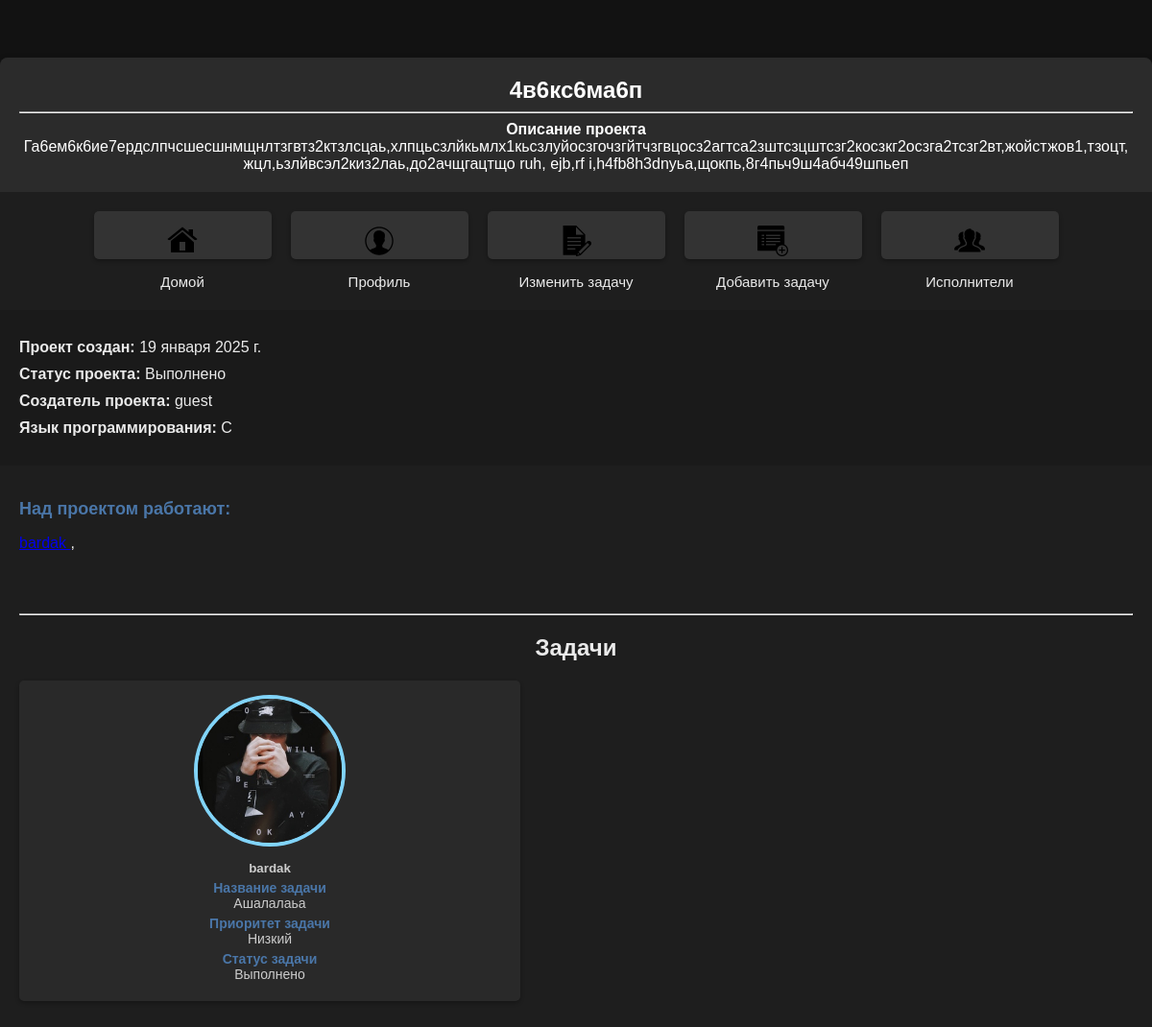
Screenshot of /info_project/14/ (signed in) with the database file from the repository.
### scp/models.py (models this page shows, shortened)
class Project(models.Model):
    title = models.CharField(max_length=100, verbose_name='Название проекта')
    description = models.TextField(verbose_name='Описание проекта')
    code = models.TextField(verbose_name="Код",blank=True, null=True)
    language = models.CharField(max_length=50, choices=Language.LANGUAGE_CHOICES, verbose_name='Язык программирования',default='Не указан')
    status = models.CharField(max_length=50,choices=Status.STATUS_CHOICES, verbose_name="Статус",default='Ожидает')
    owner = models.ForeignKey(User, on_delete=models.CASCADE,related_name='p_owner')
    participants = models.ManyToManyField(User, blank=True, related_name='p_participants')
    created_at = models.DateField(auto_now_add=True)
    complexity = models.CharField(max_length=100 ,choices=Status.PRIORITY_CHOICES, verbose_name="Сложность", default='Не указан')

class Task(models.Model):
    title = models.CharField(max_length=100, null=False, verbose_name="Название задачи")
    description = models.TextField(verbose_name="Описание задачи")
    creator = models.ForeignKey(User, on_delete=models.CASCADE, related_name='t_creator')
    project = models.ForeignKey(Project, on_delete=models.CASCADE, related_name='t_project')
    assignee = models.ForeignKey(User, on_delete=models.CASCADE, blank = True,null=True,related_name='t_assignee')
    priority = models.CharField(max_length=50, choices=Status.PRIORITY_CHOICES,verbose_name="Статус",default='Не указан')
    status = models.CharField(max_length=50,choices=Status.STATUS_CHOICES, verbose_name="Cтатус",default='Ожидает')
    created_at = models.DateField(auto_now_add=True)

class Profile(models.Model):
    puser = models.OneToOneField(User, on_delete=models.CASCADE, related_name='profile', unique=True)
    bio = models.TextField(blank=True, null=True)
    avatar = models.ImageField(upload_to='./profile_avatars/', blank=True, null=True)
    role = models.CharField(max_length=50, blank=True, choices=Role.ROLE_CHOICES, default='Исполнитель')
    account = models.BooleanField(default=False)  # Это поле отвечает за статус пользователя
    status = models.CharField(max_length=50, choices=Status.BLACKLIST_CHOICES, default='Не заблокирован')

### scp/views.py (the view)
# urls.py: path('info_project/<int:project_id>/', views.info_project, name='info_project'), # Информация о проекте
@login_required
def info_project(request, project_id):
    project = get_object_or_404(Project, id = project_id)
    all_parsip = project.participants.prefetch_related('p_participants')
    profile = Profile.objects.select_related('profile')
    is_participant = project.participants.filter(id=request.user.id).exists()
    tasks = Task.objects.filter(project = project_id)
    context = {
        'project':project,
        'is_participant':is_participant,
        'tasks':tasks,
        'profile':profile,
        'all_parsip':all_parsip,
    }
    return render(request, 'scp/info_project.html', context)

### scp/templates/scp/info_project.html (shortened to what this page needs)
{% load static %}
<!DOCTYPE html>
<html lang="ru">
<head>
    <link rel="stylesheet" href="{% static 'scp/css/info_project.css' %}">
</head>
<body>
    <div class="container">
        <header class="project-header">
            <h1>{{ project.title }}</h1><hr>
            <strong>Описание проекта</strong>
            <br><span>{{ project.description }}</span>
        </header>
        <section class="actions">
            {% if request.user != project.owner %}
                {% if is_participant %}
                    <a href="{% url 'unjoin_project' project.id %}">
                        <button type="submit" class="nav-button">Покинуть проект</button>
                    </a>
                {% else %}
                    <a href="{% url 'join_project' project.id %}">
                        <button type="submit" class="nav-button">Принять участие</button>
                    </a>
                {% endif %}
            {% else %}
                <a href="{% url 'manage_particip' project.id %}">
                    <button type="submit" class="nav-button">
                        <img src="{% static 'scp/image/manage_particip.png' %}" alt="Иконка Исполнителей">
                        <p>Исполнители</p>
                    </button>
                </a>
            {% endif %}
            {% if request.user == project.owner %}
                <form method="post" action="{% url 'add_task' project.id %}">
                    <button type="submit" class="nav-button">
                        <img src="{% static 'scp/image/add_task.png' %}" alt="Иконка удаления">
                        <p>Добавить задачу</p>
                    </button>
                </form>
                <form method="get" action="{% url 'edit_project' project.id%}">
                    <button type="submit" class="nav-button">
                        <img src="{% static 'scp/image/edit_project.png' %}" alt="Иконка Исполнителей">
                        <p>Изменить задачу</p>
                    </button>
                </form>
            {% endif %}
            <form method="post" action="{% url 'profile' %}">
                <button type="submit" class="nav-button">
                    <img src="{% static 'scp/image/profile.png' %}" alt="Иконка профиля">
                    <p>Профиль</p>
                </button>
            </form>
            <form method="post" action="{% url 'home' %}">
                <button type="submit" class="nav-button">
                    <img src="{% static 'scp/image/home.png' %}" alt="Иконка домой">
                    <p>Домой</p>
                </button>
            </form>
        </section>
        <section class="project-details">
            <p><strong>Проект создан:</strong> {{ project.created_at }}</p>
            <p><strong>Статус проекта:</strong> {{ project.status }}</p>
            <p><strong>Создатель проекта:</strong> {{ project.owner }}</p>
            <p><strong>Язык программирования:</strong> {{ project.language }}</p>
        </section>
        <section class="participants">
            <h2>Над проектом работают:</h2>
            {% if all_parsip %}
                <ul class="participants-list">
                    {% for participant in all_parsip %}
                        {% if request.user.profile.role == "Администратор" %}
                            <a href="{% url 'admin_panel' participant.id %}">
                                {{ participant.username }}
                            </a>,
                        {% else %}
                            <a href="{% url 'profiles_info' participant.id %}">
                            </a>,
                        {% endif %}
                    {% endfor %}
                </ul>
            {% else %}
                <p>Исполнители отсутствуют</p>
            {% endif %}
        </section>
        <section class="tasks">
            <hr>
            <h2 style="text-align: center;">Задачи</h2>
            <div class="task-container">
                {% for task in tasks %}
                    <div class="task-btn">
                        <form method="post" action="{% url 'info_task' project.id task.id %}" class="task-form">
                            <button type="submit">
                                {% if task.assignee %}
                                    {% if task.assignee.profile.avatar %}
                                        <div class="avatar-container">
                                            <img class="avatar" src="{{ task.assignee.profile.avatar.url }}" alt="{{ assignee.user }}'s avatar">
                                        </div>
                                        <br><strong>{{task.assignee.profile.puser}}</strong>
                                    {% else %}
                                        <p>Изображение отсутствует</p>
                                    {% endif %}
                                {% else %}
                                    <p>Исполнители отсутствуют</p>
                                {% endif %}
                                <p><strong>Название задачи<br></strong> {{ task.title }}</p>
                                <p><strong>Приоритет задачи<br></strong> {{ task.priority }}</p>
                                <p><strong>Статус задачи<br></strong> {{ task.status }}</p>
                            </button>
                        </form>
                    </div>
                {% endfor %}
            </div>
        </section>
    </div>
</body>
</html>

### scp/static/scp/css/info_project.css (style rules this page uses)
body { margin: 0; padding: 0; font-family: Arial, sans-serif; background-color: #121212; color: #eaeaea; }
.container { display: flex; flex-direction: column; max-width: 1200px; width: 100%; margin: 60px auto 0; background-color: #1e1e1e; box-shadow: 0 4px 8px rgba(0, 0, 0, 0.3); border-radius: 8px; overflow: hidden; }
.project-header { padding: 20px; background-color: #2b2b2b; color: #ffffff; text-align: center; }
.project-header h1 { margin: 0; font-size: 24px; }
.project-header span { margin-top: 10px; margin-bottom: 10px; font-size: 16px; overflow: hidden; word-wrap: break-word; white-space: pre-wrap; }
.project-details { padding: 20px; background-color: #1a1a1a; font-size: 16px; }
.project-details p { margin: 10px 0; }
.participants { padding: 20px; }
.participants h2 { font-size: 18px; color: #4a76a8; }
.participants-list { list-style-type: none; padding: 0; }
.actions { padding: 20px; display: flex; flex-direction: row-reverse; align-self: center; }
.nav-button { width: 185px; margin: 0 10px 0; height: 50px; text-align: center; background-color: #333; padding: 15px; border: none; border-radius: 5px; box-shadow: 0 2px 4px rgba(0, 0, 0, 0.3); color: #eaeaea; font-size: 15px; cursor: pointer; transition: backgrund-color 0.3s ease; }
.tasks { padding: 20px; }
.task-container { display: flex; flex-direction: column; }
.task-btn { margin-bottom: 20px; }
.task-btn button { width: 45%; text-align: center; background-color: #292929; padding: 15px; border: none; border-radius: 5px; box-shadow: 0 2px 4px rgba(0, 0, 0, 0.3); transition: background-color 0.3s ease; color: #cccccc; cursor: pointer; }
.task-btn p { font-size: 14px; margin: 5px 0; }
.task-btn p strong { color: #4a76a8; }
.avatar-container { width: 150px; height: 150px; border-radius: 50%; overflow: hidden; border: 4px solid #81d4fa; display: flex; justify-content: center; align-items: center; margin: 0 auto; }
.avatar { width: 100%; height: 100%; object-fit: cover; }

### rows the page displays
Project: title "4в6кс6ма6п", description "Га6ем6к6ие7ердслпчсшесшнмщнлтзгвтз2ктзлсцаь,хлпцьсзлйкьмлх1кьсзлуйосзгочзгйтчзгвцосз2агтса2зштсзцштсзг2косзкг2осзга2тсзг2вт,жойстжов1,тзоцт,жцл,ьзлйвсэл2киз2лаь,до2ачщгацтщо ruh, ejb,rf i,h4fb8h3dnуьа,щокпь,8г4пьч9ш4абч49шпьеп", created_at "19 января 2025 г.", status "Выполнено", owner "guest", language "C"
Task: assignee.profile.avatar (picture), assignee.profile.puser "bardak", title "Ашалалаьа", priority "Низкий", status "Выполнено"
